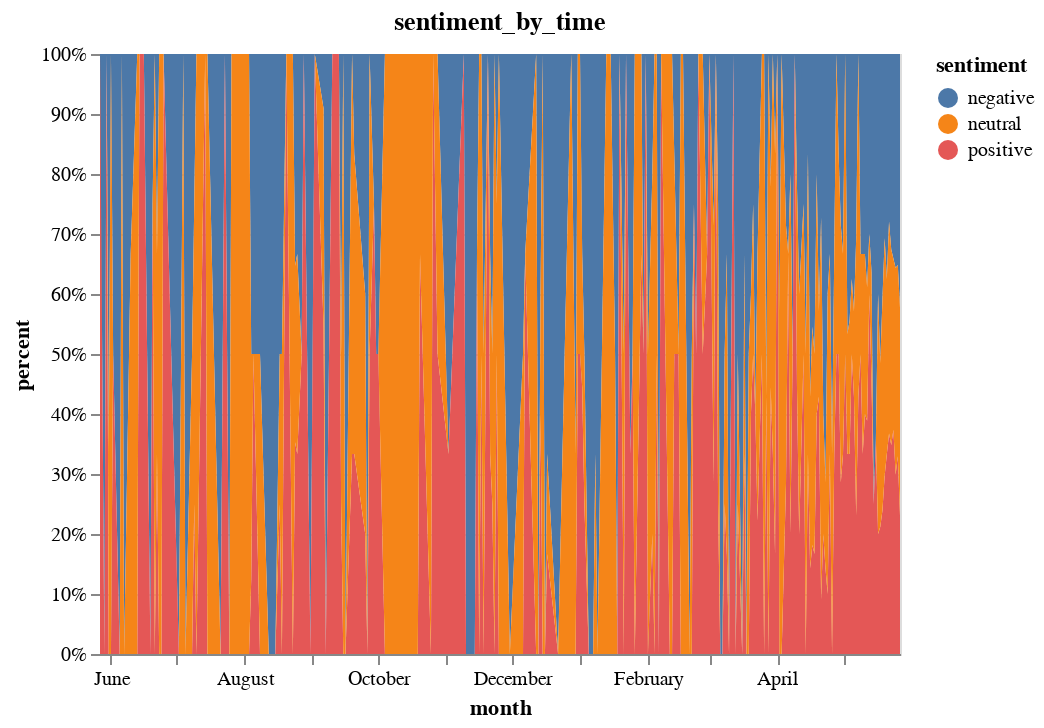

Source (notebook cell):
### Code cell
import streamlit as st
import pandas as pd
import numpy as np
import sys
import altair as alt
import random


# path = sys.argv[1]
# 'scrapeDF_646_Samsung.csv'
# df = pd.read_csv(path,sep=',') 
df = pd.read_csv('scrapeDF_646_Samsung.csv',sep=',') 

# print(df)
a = list(df["time of creation"])
time = []
time_int = []
sentiment = []
for i in a :
    # time.append(i[5:7])
    time.append(i[:10])
    # time_int.append(int("".join(i[5:7].split('-'))))
    time_int.append(int("".join(i[:10].split('-'))))
    sentiment.append(random.choice(["negative","positive","neutral"]))
    
df["time"] = time
df["time_int"] = time_int
df["sentiment"] = sentiment
df = df.sort_values(by="time_int" , ascending= True) 
dgb = df.groupby(['time_int'])
time = set(list(df["time_int"]))

df = df.sort_values(by="time" , ascending= True) 
dgb = df.groupby(['time'])
time = set(list(df["time"]))

time_post = []
kinds = []
number = []

for t in time:
    temp_group = dgb.get_group(t)
    t = str(t)
    neg = temp_group.loc[df["sentiment"] == "negative"]
    pos = temp_group.loc[df["sentiment"] == "positive"]
    neu = temp_group.loc[df["sentiment"] == "neutral"]
    
    time_post.append(t)
    kinds.append("negative")
    number.append(len(neg))
    
    time_post.append(t)
    kinds.append("positive")
    number.append(len(pos))
    
    time_post.append(t)
    kinds.append("neutral")
    number.append(len(neu))
    
dff = pd.DataFrame()
dff["time_post"] = time_post
dff["kinds"] = kinds
dff["number"] = number

print(dff)
import altair as alt
source = dff

alt.Chart(source, title="sentiment_by_time").mark_area().encode(
    x=alt.X(
        "time_post:T",
        title="month"
    ),
    y=alt.Y(
        "number:Q",
        stack="normalize",
        title="percent",
        axis=alt.Axis(format=".0%"),
    ),
    color=alt.Color(
        "kinds:N",
        legend=alt.Legend(title="sentiment"),
    )
)

### Figure 1 — Vega-Lite specification as saved in the notebook (floating-point values rounded to 4 significant figures; data arrays with more than 128 entries replaced by an {"elided": "..."} marker saying what was removed)
{"config": {"view": {"continuousWidth": 400, "continuousHeight": 300}}, "data": {"name": "data-6997b568850737cdf404fbd786e67afb"}, "mark": "area", "encoding": {"color": {"field": "kinds", "legend": {"title": "sentiment"}, "type": "nominal"}, "x": {"field": "time_post", "title": "month", "type": "temporal"}, "y": {"axis": {"format": ".0%"}, "field": "number", "stack": "normalize", "title": "percent", "type": "quantitative"}}, "title": "sentiment_by_time", "$schema": "https://vega.github.io/schema/vega-lite/v4.17.0.json", "datasets": {"data-6997b568850737cdf404fbd786e67afb": {"elided": "654 records"}}}
